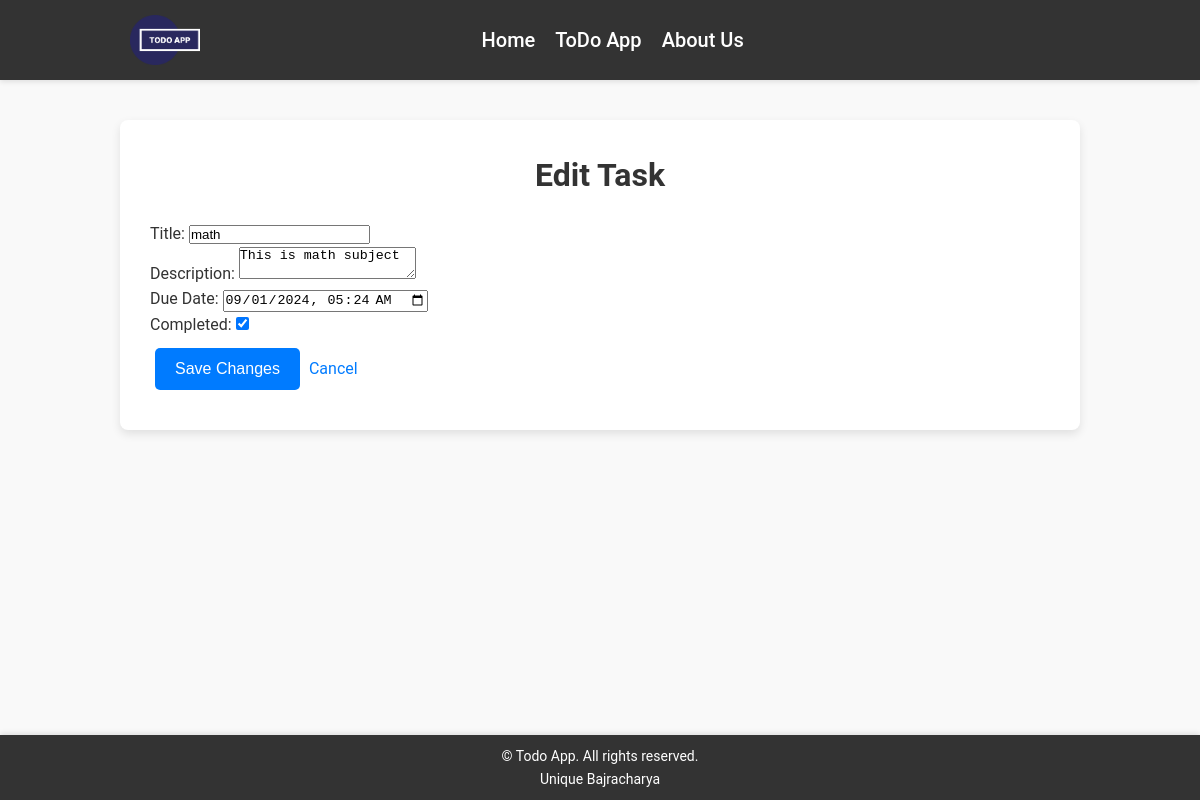
The app's page /todo/task/3/edit/ with its own data.
### todoapp/models.py (models this page shows, shortened)
class Task(models.Model):
    title = models.CharField(max_length=200)
    description = models.TextField(blank=True, null=True)
    completed = models.BooleanField(default=False)
    created_at = models.DateTimeField(auto_now_add=True)
    due_date = models.DateTimeField(blank=True, null=True)

### todoapp/views.py (the view, shortened to what this page needs)
# urls.py: path('task/<int:pk>/edit/', views.edit_task, name='edit_task'),
def edit_task(request, pk):
    task = get_object_or_404(Task, pk=pk)
    return render(request, 'todoapp/edit_task.html', {'task': task})

### todoapp/templates/todoapp/edit_task.html (shortened to what this page needs)
{% extends 'base.html' %}
{% block content %}
    <h1>Edit Task</h1>
    <form method="POST">
        <div>
            <label for="title">Title:</label>
            <input type="text" id="title" name="title" value="{{ task.title }}" required>
        </div>
        <div>
            <label for="description">Description:</label>
            <textarea id="description" name="description">{{ task.description }}</textarea>
        </div>
        <div>
            <label for="due_date">Due Date:</label>
            <input type="datetime-local" id="due_date" name="due_date" value="{{ task.due_date|date:'Y-m-d\\TH:i' }}">
        </div>
        <div>
            <label for="completed">Completed:</label>
            <input type="checkbox" id="completed" name="completed" {% if task.completed %}checked{% endif %}>
        </div>
        <div>
            <button type="submit">Save Changes</button>
            <a href="{% url 'task_detail' task.pk %}">Cancel</a>
        </div>
    </form>
{% endblock %}

### todoapp/static/css/styles.css (style rules this page uses)
* { margin: 0; padding: 0; box-sizing: border-box; }
body { font-family: 'Roboto', sans-serif; background-color: #f9f9f9; color: #333; line-height: 1.6; }
h1 { margin-bottom: 20px; font-size: 2em; color: #333; text-align: center; }
a { color: #007bff; text-decoration: none; }
button { background-color: #007bff; border: none; color: white; padding: 12px 20px; text-align: center; text-decoration: none; display: inline-block; font-size: 16px; margin: 10px 5px; border-radius: 5px; cursor: pointer; transition: background-color 0.3s ease; }

### records on screen
Task: title "math", description "This is math subject", due_date "09/01/2024 05:24", completed "☑"
